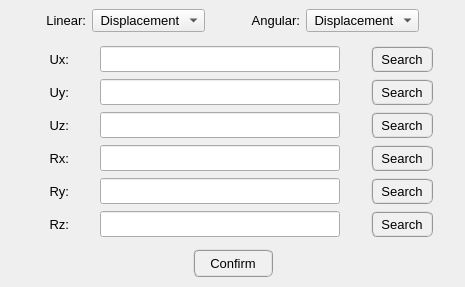
        <widget class="QWidget" name="tab_table_values">
         <attribute name="title">
          <string>Load tables</string>
         </attribute>
         <layout class="QGridLayout" name="gridLayout_15">
          <property name="leftMargin">
           <number>0</number>
          </property>
          <property name="topMargin">
           <number>0</number>
          </property>
          <property name="rightMargin">
           <number>0</number>
          </property>
          <property name="bottomMargin">
           <number>0</number>
          </property>
          <property name="spacing">
           <number>0</number>
          </property>
          <item row="3" column="0">
           <widget class="QFrame" name="frame_8">
            <property name="minimumSize">
             <size>
              <width>0</width>
              <height>48</height>
             </size>
            </property>
            <property name="maximumSize">
             <size>
              <width>16777215</width>
              <height>48</height>
             </size>
            </property>
            <property name="frameShape">
             <enum>QFrame::NoFrame</enum>
            </property>
            <property name="frameShadow">
             <enum>QFrame::Raised</enum>
            </property>
            <layout class="QGridLayout" name="gridLayout_16">
             <property name="leftMargin">
              <number>4</number>
             </property>
             <property name="topMargin">
              <number>4</number>
             </property>
             <property name="rightMargin">
              <number>4</number>
             </property>
             <property name="bottomMargin">
              <number>4</number>
             </property>
             <property name="spacing">
              <number>4</number>
             </property>
             <item row="0" column="1">
              <widget class="QPushButton" name="pushButton_table_values_confirm">
               <property name="minimumSize">
                <size>
                 <width>80</width>
                 <height>28</height>
                </size>
               </property>
               <property name="maximumSize">
                <size>
                 <width>80</width>
                 <height>28</height>
                </size>
               </property>
               <property name="font">
                <font>
                 <pointsize>10</pointsize>
                </font>
               </property>
               <property name="styleSheet">
                <string notr="true">QPushButton{border-radius: 6px; border-color: rgb(150, 150, 150); border-style: ridge; border-width: 2px; color: rgb(0, 0, 0); background-color: rgb(240, 240, 240)}
QPushButton:hover{border-radius: 6px; border-color: rgb(0, 170, 255); border-style: ridge; border-width: 2px; color: rgb(0, 0, 0); background-color: rgba(174, 213, 255, 100)}
QPushButton:pressed{border-radius: 6px; border-color: rgb(0, 170, 255); border-style: ridge; border-width: 2px; color: rgb(0, 0, 0); background-color: rgb(174, 213, 255)}
QPushButton:disabled{border-radius: 6px; border-color: rgb(150, 150, 150); border-style: ridge; border-width: 0px; color: rgb(150,150, 150); background-color: rgb(220, 220, 220)}</string>
               </property>
               <property name="text">
                <string>Confirm</string>
               </property>
              </widget>
             </item>
             <item row="0" column="0">
              <spacer name="horizontalSpacer_9">
               <property name="orientation">
                <enum>Qt::Horizontal</enum>
               </property>
               <property name="sizeHint" stdset="0">
                <size>
                 <width>40</width>
                 <height>20</height>
                </size>
               </property>
              </spacer>
             </item>
             <item row="0" column="2">
              <spacer name="horizontalSpacer_10">
               <property name="orientation">
                <enum>Qt::Horizontal</enum>
               </property>
               <property name="sizeHint" stdset="0">
                <size>
                 <width>40</width>
                 <height>20</height>
                </size>
               </property>
              </spacer>
             </item>
            </layout>
           </widget>
          </item>
          <item row="1" column="0">
           <widget class="QFrame" name="frame_9">
            <property name="frameShape">
             <enum>QFrame::NoFrame</enum>
            </property>
            <property name="frameShadow">
             <enum>QFrame::Raised</enum>
            </property>
            <layout class="QGridLayout" name="gridLayout_3">
             <property name="leftMargin">
              <number>4</number>
             </property>
             <property name="topMargin">
              <number>4</number>
             </property>
             <property name="rightMargin">
              <number>4</number>
             </property>
             <property name="bottomMargin">
              <number>2</number>
             </property>
             <property name="horizontalSpacing">
              <number>4</number>
             </property>
             <property name="verticalSpacing">
              <number>7</number>
             </property>
             <item row="4" column="1">
              <widget class="QLineEdit" name="lineEdit_path_table_ry">
               <property name="enabled">
                <bool>true</bool>
               </property>
               <property name="minimumSize">
                <size>
                 <width>210</width>
                 <height>26</height>
                </size>
               </property>
               <property name="maximumSize">
                <size>
                 <width>240</width>
                 <height>26</height>
                </size>
               </property>
               <property name="alignment">
                <set>Qt::AlignCenter</set>
               </property>
              </widget>
             </item>
             <item row="4" column="2">
              <widget class="QPushButton" name="pushButton_load_ry_table">
               <property name="enabled">
                <bool>true</bool>
               </property>
               <property name="sizePolicy">
                <sizepolicy hsizetype="Expanding" vsizetype="Fixed">
                 <horstretch>0</horstretch>
                 <verstretch>0</verstretch>
                </sizepolicy>
               </property>
               <property name="minimumSize">
                <size>
                 <width>62</width>
                 <height>26</height>
                </size>
               </property>
               <property name="maximumSize">
                <size>
                 <width>62</width>
                 <height>26</height>
                </size>
               </property>
               <property name="font">
                <font>
                 <pointsize>10</pointsize>
                </font>
               </property>
               <property name="styleSheet">
                <string notr="true">QPushButton{border-radius: 6px; border-color: rgb(150, 150, 150); border-style: ridge; border-width: 2px; color: rgb(0, 0, 0); background-color: rgb(240, 240, 240)}
QPushButton:hover{border-radius: 6px; border-color: rgb(0, 170, 255); border-style: ridge; border-width: 2px; color: rgb(0, 0, 0); background-color: rgba(174, 213, 255, 100)}
QPushButton:pressed{border-radius: 6px; border-color: rgb(0, 170, 255); border-style: ridge; border-width: 2px; color: rgb(0, 0, 0); background-color: rgb(174, 213, 255)}
QPushButton:disabled{border-radius: 6px; border-color: rgb(150, 150, 150); border-style: ridge; border-width: 0px; color: rgb(150,150, 150); background-color: rgb(220, 220, 220)}</string>
               </property>
               <property name="text">
                <string>Search</string>
               </property>
              </widget>
             </item>
             <item row="4" column="0">
              <widget class="QLabel" name="label_Ry_table">
               <property name="enabled">
                <bool>true</bool>
               </property>
               <property name="minimumSize">
                <size>
                 <width>0</width>
                 <height>26</height>
                </size>
               </property>
               <property name="maximumSize">
                <size>
                 <width>38</width>
                 <height>26</height>
                </size>
               </property>
               <property name="font">
                <font>
                 <pointsize>10</pointsize>
                </font>
               </property>
               <property name="text">
                <string>Ry:</string>
               </property>
               <property name="alignment">
                <set>Qt::AlignRight|Qt::AlignTrailing|Qt::AlignVCenter</set>
               </property>
              </widget>
             </item>
             <item row="5" column="0">
              <widget class="QLabel" name="label_Rz_table">
               <property name="enabled">
                <bool>true</bool>
               </property>
               <property name="minimumSize">
                <size>
                 <width>0</width>
                 <height>26</height>
                </size>
               </property>
               <property name="maximumSize">
                <size>
                 <width>38</width>
                 <height>26</height>
                </size>
               </property>
               <property name="font">
                <font>
                 <pointsize>10</pointsize>
                </font>
               </property>
               <property name="text">
                <string>Rz:</string>
               </property>
               <property name="alignment">
                <set>Qt::AlignRight|Qt::AlignTrailing|Qt::AlignVCenter</set>
               </property>
              </widget>
             </item>
             <item row="5" column="1">
              <widget class="QLineEdit" name="lineEdit_path_table_rz">
               <property name="enabled">
                <bool>true</bool>
               </property>
               <property name="minimumSize">
                <size>
                 <width>210</width>
                 <height>26</height>
                </size>
               </property>
               <property name="maximumSize">
                <size>
                 <width>240</width>
                 <height>26</height>
                </size>
               </property>
               <property name="alignment">
                <set>Qt::AlignCenter</set>
               </property>
              </widget>
             </item>
             <item row="1" column="1">
              <widget class="QLineEdit" name="lineEdit_path_table_uy">
               <property name="enabled">
                <bool>true</bool>
               </property>
               <property name="minimumSize">
                <size>
                 <width>210</width>
                 <height>26</height>
                </size>
               </property>
               <property name="maximumSize">
                <size>
                 <width>240</width>
                 <height>26</height>
                </size>
               </property>
               <property name="alignment">
                <set>Qt::AlignCenter</set>
               </property>
              </widget>
             </item>
             <item row="2" column="2">
              <widget class="QPushButton" name="pushButton_load_uz_table">
               <property name="enabled">
                <bool>true</bool>
               </property>
               <property name="sizePolicy">
                <sizepolicy hsizetype="Expanding" vsizetype="Fixed">
                 <horstretch>0</horstretch>
                 <verstretch>0</verstretch>
                </sizepolicy>
               </property>
               <property name="minimumSize">
                <size>
                 <width>62</width>
                 <height>26</height>
                </size>
               </property>
               <property name="maximumSize">
                <size>
                 <width>62</width>
                 <height>26</height>
                </size>
               </property>
               <property name="font">
                <font>
                 <pointsize>10</pointsize>
                </font>
               </property>
               <property name="styleSheet">
                <string notr="true">QPushButton{border-radius: 6px; border-color: rgb(150, 150, 150); border-style: ridge; border-width: 2px; color: rgb(0, 0, 0); background-color: rgb(240, 240, 240)}
QPushButton:hover{border-radius: 6px; border-color: rgb(0, 170, 255); border-style: ridge; border-width: 2px; color: rgb(0, 0, 0); background-color: rgba(174, 213, 255, 100)}
QPushButton:pressed{border-radius: 6px; border-color: rgb(0, 170, 255); border-style: ridge; border-width: 2px; color: rgb(0, 0, 0); background-color: rgb(174, 213, 255)}
QPushButton:disabled{border-radius: 6px; border-color: rgb(150, 150, 150); border-style: ridge; border-width: 0px; color: rgb(150,150, 150); background-color: rgb(220, 220, 220)}</string>
               </property>
               <property name="text">
                <string>Search</string>
               </property>
              </widget>
             </item>
             <item row="1" column="2">
              <widget class="QPushButton" name="pushButton_load_uy_table">
               <property name="enabled">
                <bool>true</bool>
               </property>
               <property name="sizePolicy">
                <sizepolicy hsizetype="Expanding" vsizetype="Fixed">
                 <horstretch>0</horstretch>
                 <verstretch>0</verstretch>
                </sizepolicy>
               </property>
               <property name="minimumSize">
                <size>
                 <width>62</width>
                 <height>26</height>
                </size>
               </property>
               <property name="maximumSize">
                <size>
                 <width>62</width>
                 <height>26</height>
                </size>
               </property>
               <property name="font">
                <font>
                 <pointsize>10</pointsize>
                </font>
               </property>
               <property name="styleSheet">
                <string notr="true">QPushButton{border-radius: 6px; border-color: rgb(150, 150, 150); border-style: ridge; border-width: 2px; color: rgb(0, 0, 0); background-color: rgb(240, 240, 240)}
QPushButton:hover{border-radius: 6px; border-color: rgb(0, 170, 255); border-style: ridge; border-width: 2px; color: rgb(0, 0, 0); background-color: rgba(174, 213, 255, 100)}
QPushButton:pressed{border-radius: 6px; border-color: rgb(0, 170, 255); border-style: ridge; border-width: 2px; color: rgb(0, 0, 0); background-color: rgb(174, 213, 255)}
QPushButton:disabled{border-radius: 6px; border-color: rgb(150, 150, 150); border-style: ridge; border-width: 0px; color: rgb(150,150, 150); background-color: rgb(220, 220, 220)}</string>
               </property>
               <property name="text">
                <string>Search</string>
               </property>
              </widget>
             </item>
             <item row="3" column="2">
              <widget class="QPushButton" name="pushButton_load_rx_table">
               <property name="enabled">
                <bool>true</bool>
               </property>
               <property name="sizePolicy">
                <sizepolicy hsizetype="Expanding" vsizetype="Fixed">
                 <horstretch>0</horstretch>
                 <verstretch>0</verstretch>
                </sizepolicy>
               </property>
               <property name="minimumSize">
                <size>
                 <width>62</width>
                 <height>26</height>
                </size>
               </property>
               <property name="maximumSize">
                <size>
                 <width>62</width>
                 <height>26</height>
                </size>
               </property>
               <property name="font">
                <font>
                 <pointsize>10</pointsize>
                </font>
               </property>
               <property name="styleSheet">
                <string notr="true">QPushButton{border-radius: 6px; border-color: rgb(150, 150, 150); border-style: ridge; border-width: 2px; color: rgb(0, 0, 0); background-color: rgb(240, 240, 240)}
QPushButton:hover{border-radius: 6px; border-color: rgb(0, 170, 255); border-style: ridge; border-width: 2px; color: rgb(0, 0, 0); background-color: rgba(174, 213, 255, 100)}
QPushButton:pressed{border-radius: 6px; border-color: rgb(0, 170, 255); border-style: ridge; border-width: 2px; color: rgb(0, 0, 0); background-color: rgb(174, 213, 255)}
QPushButton:disabled{border-radius: 6px; border-color: rgb(150, 150, 150); border-style: ridge; border-width: 0px; color: rgb(150,150, 150); background-color: rgb(220, 220, 220)}</string>
               </property>
               <property name="text">
                <string>Search</string>
               </property>
              </widget>
             </item>
             <item row="0" column="0">
              <widget class="QLabel" name="label_Ux_table">
               <property name="enabled">
                <bool>true</bool>
               </property>
               <property name="minimumSize">
                <size>
                 <width>0</width>
                 <height>26</height>
                </size>
               </property>
               <property name="maximumSize">
                <size>
                 <width>38</width>
                 <height>26</height>
                </size>
               </property>
               <property name="font">
                <font>
                 <pointsize>10</pointsize>
                </font>
               </property>
               <property name="text">
                <string>Ux:</string>
               </property>
               <property name="alignment">
                <set>Qt::AlignRight|Qt::AlignTrailing|Qt::AlignVCenter</set>
               </property>
              </widget>
             </item>
             <item row="3" column="1">
              <widget class="QLineEdit" name="lineEdit_path_table_rx">
               <property name="enabled">
                <bool>true</bool>
               </property>
               <property name="minimumSize">
                <size>
                 <width>210</width>
                 <height>26</height>
                </size>
               </property>
               <property name="maximumSize">
                <size>
                 <width>240</width>
                 <height>26</height>
                </size>
               </property>
               <property name="alignment">
                <set>Qt::AlignCenter</set>
               </property>
              </widget>
             </item>
             <item row="3" column="0">
              <widget class="QLabel" name="label_Rx_table">
               <property name="enabled">
                <bool>true</bool>
               </property>
               <property name="minimumSize">
                <size>
                 <width>0</width>
                 <height>26</height>
                </size>
               </property>
               <property name="maximumSize">
                <size>
                 <width>38</width>
                 <height>26</height>
                </size>
               </property>
               <property name="font">
                <font>
                 <pointsize>10</pointsize>
                </font>
               </property>
               <property name="text">
                <string>Rx:</string>
               </property>
               <property name="alignment">
                <set>Qt::AlignRight|Qt::AlignTrailing|Qt::AlignVCenter</set>
               </property>
              </widget>
             </item>
             <item row="2" column="1">
              <widget class="QLineEdit" name="lineEdit_path_table_uz">
               <property name="enabled">
                <bool>true</bool>
               </property>
               <property name="minimumSize">
                <size>
                 <width>210</width>
                 <height>26</height>
                </size>
               </property>
               <property name="maximumSize">
                <size>
                 <width>240</width>
                 <height>26</height>
                </size>
               </property>
               <property name="alignment">
                <set>Qt::AlignCenter</set>
               </property>
              </widget>
             </item>
             <item row="1" column="0">
              <widget class="QLabel" name="label_Uy_table">
               <property name="enabled">
                <bool>true</bool>
               </property>
               <property name="minimumSize">
                <size>
                 <width>0</width>
                 <height>26</height>
                </size>
               </property>
               <property name="maximumSize">
                <size>
                 <width>38</width>
                 <height>26</height>
                </size>
               </property>
               <property name="font">
                <font>
                 <pointsize>10</pointsize>
                </font>
               </property>
               <property name="text">
                <string>Uy:</string>
               </property>
               <property name="alignment">
                <set>Qt::AlignRight|Qt::AlignTrailing|Qt::AlignVCenter</set>
               </property>
              </widget>
             </item>
             <item row="5" column="2">
              <widget class="QPushButton" name="pushButton_load_rz_table">
               <property name="enabled">
                <bool>true</bool>
               </property>
               <property name="sizePolicy">
                <sizepolicy hsizetype="Expanding" vsizetype="Fixed">
                 <horstretch>0</horstretch>
                 <verstretch>0</verstretch>
                </sizepolicy>
               </property>
               <property name="minimumSize">
                <size>
                 <width>62</width>
                 <height>26</height>
                </size>
               </property>
               <property name="maximumSize">
                <size>
                 <width>62</width>
                 <height>26</height>
                </size>
               </property>
               <property name="font">
                <font>
                 <pointsize>10</pointsize>
                </font>
               </property>
               <property name="styleSheet">
                <string notr="true">QPushButton{border-radius: 6px; border-color: rgb(150, 150, 150); border-style: ridge; border-width: 2px; color: rgb(0, 0, 0); background-color: rgb(240, 240, 240)}
QPushButton:hover{border-radius: 6px; border-color: rgb(0, 170, 255); border-style: ridge; border-width: 2px; color: rgb(0, 0, 0); background-color: rgba(174, 213, 255, 100)}
QPushButton:pressed{border-radius: 6px; border-color: rgb(0, 170, 255); border-style: ridge; border-width: 2px; color: rgb(0, 0, 0); background-color: rgb(174, 213, 255)}
QPushButton:disabled{border-radius: 6px; border-color: rgb(150, 150, 150); border-style: ridge; border-width: 0px; color: rgb(150,150, 150); background-color: rgb(220, 220, 220)}</string>
               </property>
               <property name="text">
                <string>Search</string>
               </property>
              </widget>
             </item>
             <item row="0" column="1">
              <widget class="QLineEdit" name="lineEdit_path_table_ux">
               <property name="enabled">
                <bool>true</bool>
               </property>
               <property name="minimumSize">
                <size>
                 <width>210</width>
                 <height>26</height>
                </size>
               </property>
               <property name="maximumSize">
                <size>
                 <width>240</width>
                 <height>26</height>
                </size>
               </property>
               <property name="alignment">
                <set>Qt::AlignCenter</set>
               </property>
              </widget>
             </item>
             <item row="2" column="0">
              <widget class="QLabel" name="label_Uz_table">
               <property name="enabled">
                <bool>true</bool>
               </property>
               <property name="minimumSize">
                <size>
                 <width>0</width>
                 <height>26</height>
                </size>
               </property>
               <property name="maximumSize">
                <size>
                 <width>38</width>
                 <height>26</height>
                </size>
               </property>
               <property name="font">
                <font>
                 <pointsize>10</pointsize>
                </font>
               </property>
               <property name="text">
                <string>Uz:</string>
               </property>
               <property name="alignment">
                <set>Qt::AlignRight|Qt::AlignTrailing|Qt::AlignVCenter</set>
               </property>
              </widget>
             </item>
             <item row="0" column="2">
              <widget class="QPushButton" name="pushButton_load_ux_table">
               <property name="enabled">
                <bool>true</bool>
               </property>
               <property name="sizePolicy">
                <sizepolicy hsizetype="Expanding" vsizetype="Fixed">
                 <horstretch>0</horstretch>
                 <verstretch>0</verstretch>
                </sizepolicy>
               </property>
               <property name="minimumSize">
                <size>
                 <width>62</width>
                 <height>26</height>
                </size>
               </property>
               <property name="maximumSize">
                <size>
                 <width>62</width>
                 <height>26</height>
                </size>
               </property>
               <property name="font">
                <font>
                 <pointsize>10</pointsize>
                </font>
               </property>
               <property name="styleSheet">
                <string notr="true">QPushButton{border-radius: 6px; border-color: rgb(150, 150, 150); border-style: ridge; border-width: 2px; color: rgb(0, 0, 0); background-color: rgb(240, 240, 240)}
QPushButton:hover{border-radius: 6px; border-color: rgb(0, 170, 255); border-style: ridge; border-width: 2px; color: rgb(0, 0, 0); background-color: rgba(174, 213, 255, 100)}
QPushButton:pressed{border-radius: 6px; border-color: rgb(0, 170, 255); border-style: ridge; border-width: 2px; color: rgb(0, 0, 0); background-color: rgb(174, 213, 255)}
QPushButton:disabled{border-radius: 6px; border-color: rgb(150, 150, 150); border-style: ridge; border-width: 0px; color: rgb(150,150, 150); background-color: rgb(220, 220, 220)}</string>
               </property>
               <property name="text">
                <string>Search</string>
               </property>
              </widget>
             </item>
            </layout>
           </widget>
          </item>
          <item row="0" column="0">
           <widget class="QFrame" name="frame_6">
            <property name="minimumSize">
             <size>
              <width>0</width>
              <height>42</height>
             </size>
            </property>
            <property name="maximumSize">
             <size>
              <width>16777215</width>
              <height>42</height>
             </size>
            </property>
            <property name="font">
             <font>
              <pointsize>10</pointsize>
             </font>
            </property>
            <property name="frameShape">
             <enum>QFrame::NoFrame</enum>
            </property>
            <property name="frameShadow">
             <enum>QFrame::Raised</enum>
            </property>
            <layout class="QGridLayout" name="gridLayout_2">
             <property name="leftMargin">
              <number>6</number>
             </property>
             <property name="topMargin">
              <number>0</number>
             </property>
             <property name="rightMargin">
              <number>6</number>
             </property>
             <property name="bottomMargin">
              <number>0</number>
             </property>
             <property name="horizontalSpacing">
              <number>6</number>
             </property>
             <item row="0" column="2">
              <widget class="QComboBox" name="comboBox_linear_data_type">
               <property name="font">
                <font>
                 <pointsize>10</pointsize>
                </font>
               </property>
               <item>
                <property name="text">
                 <string> Displacement</string>
                </property>
               </item>
               <item>
                <property name="text">
                 <string> Velocity</string>
                </property>
               </item>
               <item>
                <property name="text">
                 <string> Acceleration</string>
                </property>
               </item>
              </widget>
             </item>
             <item row="0" column="0">
              <spacer name="horizontalSpacer_7">
               <property name="orientation">
                <enum>Qt::Horizontal</enum>
               </property>
               <property name="sizeHint" stdset="0">
                <size>
                 <width>40</width>
                 <height>20</height>
                </size>
               </property>
              </spacer>
             </item>
             <item row="0" column="3">
              <spacer name="horizontalSpacer_11">
               <property name="orientation">
                <enum>Qt::Horizontal</enum>
               </property>
               <property name="sizeHint" stdset="0">
                <size>
                 <width>40</width>
                 <height>20</height>
                </size>
               </property>
              </spacer>
             </item>
             <item row="0" column="1">
              <widget class="QLabel" name="label_3">
               <property name="font">
                <font>
                 <pointsize>10</pointsize>
                </font>
               </property>
               <property name="text">
                <string>Linear:</string>
               </property>
               <property name="alignment">
                <set>Qt::AlignRight|Qt::AlignTrailing|Qt::AlignVCenter</set>
               </property>
              </widget>
             </item>
             <item row="0" column="5">
              <widget class="QComboBox" name="comboBox_angular_data_type">
               <property name="font">
                <font>
                 <pointsize>10</pointsize>
                </font>
               </property>
               <item>
                <property name="text">
                 <string> Displacement</string>
                </property>
               </item>
               <item>
                <property name="text">
                 <string> Velocity</string>
                </property>
               </item>
               <item>
                <property name="text">
                 <string> Acceleration</string>
                </property>
               </item>
              </widget>
             </item>
             <item row="0" column="4">
              <widget class="QLabel" name="label_5">
               <property name="font">
                <font>
                 <pointsize>10</pointsize>
                </font>
               </property>
               <property name="text">
                <string>Angular:</string>
               </property>
               <property name="alignment">
                <set>Qt::AlignRight|Qt::AlignTrailing|Qt::AlignVCenter</set>
               </property>
              </widget>
             </item>
             <item row="0" column="6">
              <spacer name="horizontalSpacer_8">
               <property name="orientation">
                <enum>Qt::Horizontal</enum>
               </property>
               <property name="sizeHint" stdset="0">
                <size>
                 <width>40</width>
                 <height>20</height>
                </size>
               </property>
              </spacer>
             </item>
            </layout>
           </widget>
          </item>
         </layout>
        </widget>
